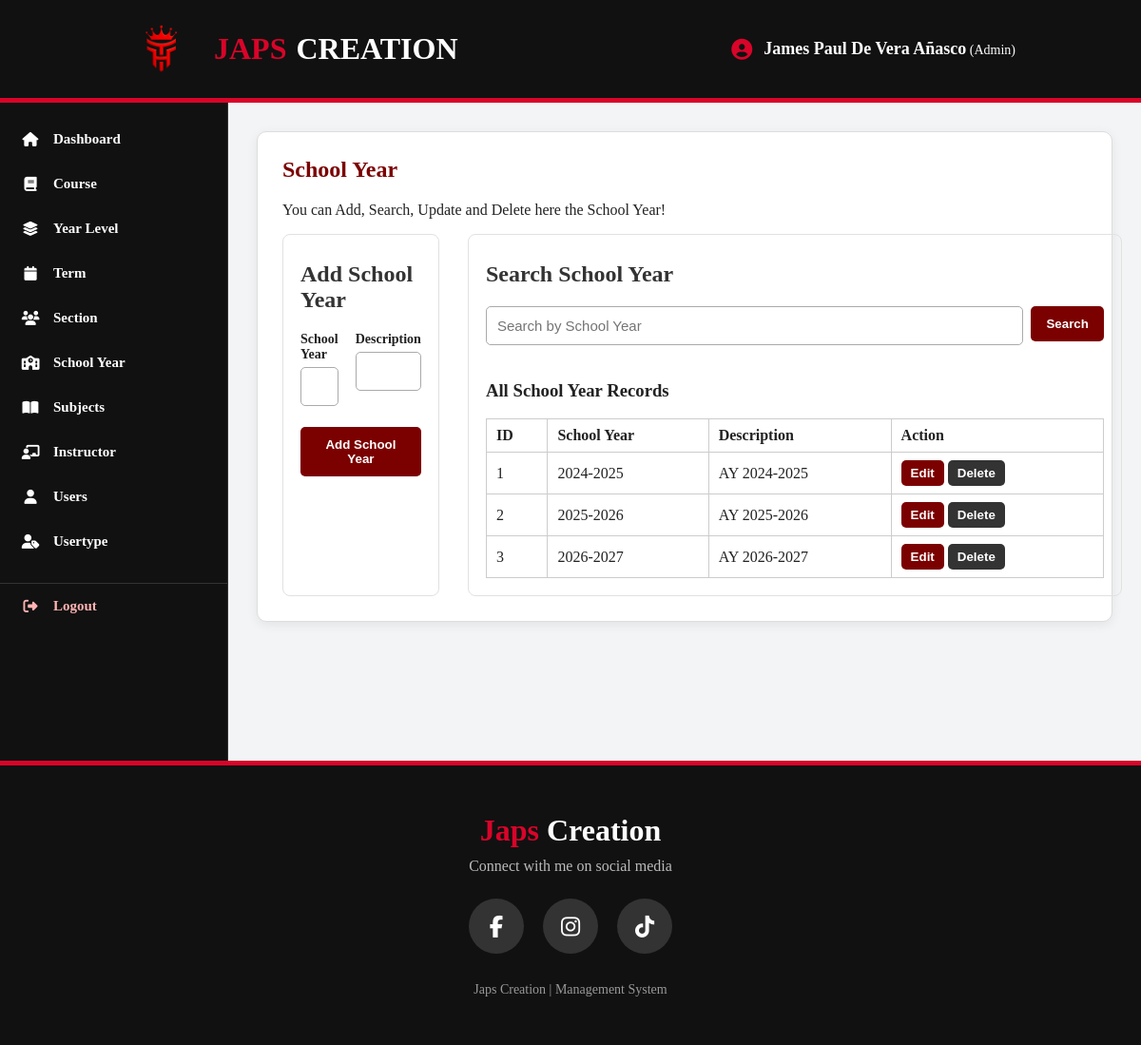
The page /schoolyear.php (signed in) on the database its author committed.
### tables this page shows
CREATE TABLE `tbl_schoolyear` (
  `ID` int(11) NOT NULL,
  `SCHOOLYEAR` varchar(100) NOT NULL,
  `DESCRIPTION` varchar(255) NOT NULL
);

### schoolyear.php (the view, shortened to what this page needs)
<?php
require_once "db.php";
$allRecords = $conn->query("SELECT ID, SCHOOLYEAR, DESCRIPTION FROM tbl_schoolyear ORDER BY ID");
include "header.php";
?>
<section class="card">
    <div class="page-heading">
        <div>
            <h1>School Year</h1>
            <p>You can Add, Search, Update and Delete here the School Year!</p>
        </div>
    </div>
    <div class="two-panels">
        <section>
            <h2>Add School Year</h2>
            <form method="post" class="grid">
                <div><label>School Year</label><input type="text" name="a0" required></div>
                <div><label>Description</label><input type="text" name="a1" required></div>
                <button class="full" type="submit" name="add">Add School Year</button>
            </form>
        </section>
        <section>
            <h2>Search School Year</h2>
            <form method="post" class="search">
                <input type="text" name="search_value" placeholder="Search by School Year" required>
                <button type="submit" name="search">Search</button>
            </form>
            <div class="record-list"><h3>All School Year Records</h3><table><tr><th>ID</th><th>School Year</th><th>Description</th><th>Action</th></tr><?php while ($item = $allRecords->fetch_assoc()): ?><tr><td><?= (int) $item["ID"] ?></td><td><?= htmlspecialchars($item["SCHOOLYEAR"]) ?></td><td><?= htmlspecialchars($item["DESCRIPTION"]) ?></td><td class="record-actions"><form method="post"><input type="hidden" name="search_value" value="<?= htmlspecialchars($item["SCHOOLYEAR"]) ?>"><button name="search">Edit</button></form><form method="post" onsubmit="return confirm('Delete this record?')"><input type="hidden" name="id" value="<?= (int) $item["ID"] ?>"><button name="delete" class="delete">Delete</button></form></td></tr><?php endwhile; ?></table></div>
        </section>
    </div>
</section>
<?php include "footer.php"; ?>

### style.css (style rules this page uses)
* { box-sizing: border-box; }
body { margin: 0; font-family: Cambria, Cochin, Georgia, Times, 'Times New Roman', serif; background: #f3f4f6; color: #222; }
.card { background: #fff; border: 1px solid #ddd; border-radius: 10px; padding: 26px; box-shadow: 0 3px 12px rgba(0, 0, 0, 0.07); }
h1 { margin-top: 0; color: #7b0000; }
h2 { margin-top: 10px; color: #333; }
label { display: block; font-weight: 700; margin-bottom: 5px; font-size: 14px; }
input { width: 100%; padding: 11px; border: 1px solid #aaa; border-radius: 5px; margin: 0 0 12px; font-size: 15px; }
button { background: #7b0000; color: #fff; border: 0; border-radius: 5px; padding: 11px 16px; cursor: pointer; font-weight: 700; }
.delete { background: #333; }
.grid { display: grid; grid-template-columns: repeat(2, 1fr); gap: 10px 18px; }
.full { grid-column: 1/-1; }
.search { display: flex; gap: 8px; align-items: flex-start; }
.search input { margin: 0; }
.search button { white-space: nowrap; }
.two-panels { display: grid; grid-template-columns: 1fr 1fr; gap: 30px; }
.two-panels > section { border: 1px solid #e1e1e1; border-radius: 8px; padding: 18px; }
.record-list { margin-top: 18px; overflow-x: auto; }
.record-list table { width: 100%; border-collapse: collapse; min-width: 650px; }
.record-list th, .record-list td { padding: 8px 10px; border: 1px solid #ccc; text-align: left; }
.record-list th { font-weight: 700; }
.record-actions { white-space: nowrap; }
.record-actions form { display: inline-block; margin: 0 4px 0 0; }
.record-actions button { padding: 6px 10px; }

### rows shown on the page
tbl_schoolyear: ID "1", SCHOOLYEAR "2024-2025", DESCRIPTION "AY 2024-2025"
tbl_schoolyear: ID "2", SCHOOLYEAR "2025-2026", DESCRIPTION "AY 2025-2026"
tbl_schoolyear: ID "3", SCHOOLYEAR "2026-2027", DESCRIPTION "AY 2026-2027"

### other values the page prints
$loggedInFullname "James Paul De Vera Añasco"
$loggedInUsertype "Admin"
